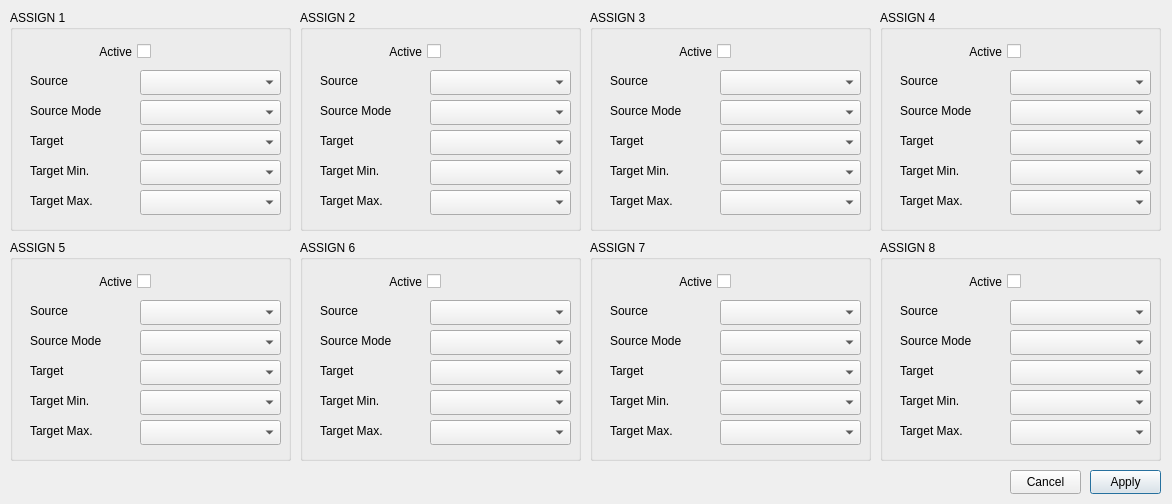
<?xml version="1.0" encoding="UTF-8"?>
<ui version="4.0">
 <class>BossRc500AssignDialog</class>
 <widget class="QDialog" name="BossRc500AssignDialog">
  <property name="geometry">
   <rect>
    <x>0</x>
    <y>0</y>
    <width>1172</width>
    <height>504</height>
   </rect>
  </property>
  <property name="windowTitle">
   <string>Dialog</string>
  </property>
  <widget class="QGroupBox" name="gp_Assign1">
   <property name="geometry">
    <rect>
     <x>10</x>
     <y>10</y>
     <width>281</width>
     <height>221</height>
    </rect>
   </property>
   <property name="title">
    <string>ASSIGN 1</string>
   </property>
   <widget class="QCheckBox" name="assign1_Assign">
    <property name="geometry">
     <rect>
      <x>10</x>
      <y>30</y>
      <width>131</width>
      <height>23</height>
     </rect>
    </property>
    <property name="layoutDirection">
     <enum>Qt::RightToLeft</enum>
    </property>
    <property name="text">
     <string>Active</string>
    </property>
   </widget>
   <widget class="QLabel" name="label_assign1_Source">
    <property name="geometry">
     <rect>
      <x>20</x>
      <y>60</y>
      <width>101</width>
      <height>21</height>
     </rect>
    </property>
    <property name="text">
     <string>Source</string>
    </property>
   </widget>
   <widget class="QComboBox" name="assign1_Source">
    <property name="geometry">
     <rect>
      <x>130</x>
      <y>60</y>
      <width>141</width>
      <height>25</height>
     </rect>
    </property>
   </widget>
   <widget class="QComboBox" name="assign1_SourceMode">
    <property name="geometry">
     <rect>
      <x>130</x>
      <y>90</y>
      <width>141</width>
      <height>25</height>
     </rect>
    </property>
   </widget>
   <widget class="QLabel" name="label_assign1_SourceMode">
    <property name="geometry">
     <rect>
      <x>20</x>
      <y>90</y>
      <width>101</width>
      <height>21</height>
     </rect>
    </property>
    <property name="text">
     <string>Source Mode</string>
    </property>
   </widget>
   <widget class="QLabel" name="label_assign1_Target">
    <property name="geometry">
     <rect>
      <x>20</x>
      <y>120</y>
      <width>101</width>
      <height>21</height>
     </rect>
    </property>
    <property name="text">
     <string>Target</string>
    </property>
   </widget>
   <widget class="QComboBox" name="assign1_Target">
    <property name="geometry">
     <rect>
      <x>130</x>
      <y>120</y>
      <width>141</width>
      <height>25</height>
     </rect>
    </property>
   </widget>
   <widget class="QLabel" name="label_assign1_TargetMin">
    <property name="geometry">
     <rect>
      <x>20</x>
      <y>150</y>
      <width>101</width>
      <height>21</height>
     </rect>
    </property>
    <property name="text">
     <string>Target Min.</string>
    </property>
   </widget>
   <widget class="QLabel" name="label_assign1_TargetMax">
    <property name="geometry">
     <rect>
      <x>20</x>
      <y>180</y>
      <width>101</width>
      <height>21</height>
     </rect>
    </property>
    <property name="text">
     <string>Target Max.</string>
    </property>
   </widget>
   <widget class="QComboBox" name="assign1_TargetMin">
    <property name="geometry">
     <rect>
      <x>130</x>
      <y>150</y>
      <width>141</width>
      <height>25</height>
     </rect>
    </property>
   </widget>
   <widget class="QComboBox" name="assign1_TargetMax">
    <property name="geometry">
     <rect>
      <x>130</x>
      <y>180</y>
      <width>141</width>
      <height>25</height>
     </rect>
    </property>
   </widget>
  </widget>
  <widget class="QGroupBox" name="gp_Assign2">
   <property name="geometry">
    <rect>
     <x>300</x>
     <y>10</y>
     <width>281</width>
     <height>221</height>
    </rect>
   </property>
   <property name="title">
    <string>ASSIGN 2</string>
   </property>
   <widget class="QCheckBox" name="assign2_Assign">
    <property name="geometry">
     <rect>
      <x>10</x>
      <y>30</y>
      <width>131</width>
      <height>23</height>
     </rect>
    </property>
    <property name="layoutDirection">
     <enum>Qt::RightToLeft</enum>
    </property>
    <property name="text">
     <string>Active</string>
    </property>
   </widget>
   <widget class="QLabel" name="label_assign2_Source">
    <property name="geometry">
     <rect>
      <x>20</x>
      <y>60</y>
      <width>101</width>
      <height>21</height>
     </rect>
    </property>
    <property name="text">
     <string>Source</string>
    </property>
   </widget>
   <widget class="QComboBox" name="assign2_Source">
    <property name="geometry">
     <rect>
      <x>130</x>
      <y>60</y>
      <width>141</width>
      <height>25</height>
     </rect>
    </property>
   </widget>
   <widget class="QComboBox" name="assign2_SourceMode">
    <property name="geometry">
     <rect>
      <x>130</x>
      <y>90</y>
      <width>141</width>
      <height>25</height>
     </rect>
    </property>
   </widget>
   <widget class="QLabel" name="label_assign2_SourceMode">
    <property name="geometry">
     <rect>
      <x>20</x>
      <y>90</y>
      <width>101</width>
      <height>21</height>
     </rect>
    </property>
    <property name="text">
     <string>Source Mode</string>
    </property>
   </widget>
   <widget class="QLabel" name="label_assign2_Target">
    <property name="geometry">
     <rect>
      <x>20</x>
      <y>120</y>
      <width>101</width>
      <height>21</height>
     </rect>
    </property>
    <property name="text">
     <string>Target</string>
    </property>
   </widget>
   <widget class="QComboBox" name="assign2_Target">
    <property name="geometry">
     <rect>
      <x>130</x>
      <y>120</y>
      <width>141</width>
      <height>25</height>
     </rect>
    </property>
   </widget>
   <widget class="QLabel" name="label_assign2_TargetMin">
    <property name="geometry">
     <rect>
      <x>20</x>
      <y>150</y>
      <width>101</width>
      <height>21</height>
     </rect>
    </property>
    <property name="text">
     <string>Target Min.</string>
    </property>
   </widget>
   <widget class="QLabel" name="label_assign2_TargetMax">
    <property name="geometry">
     <rect>
      <x>20</x>
      <y>180</y>
      <width>101</width>
      <height>21</height>
     </rect>
    </property>
    <property name="text">
     <string>Target Max.</string>
    </property>
   </widget>
   <widget class="QComboBox" name="assign2_TargetMax">
    <property name="geometry">
     <rect>
      <x>130</x>
      <y>180</y>
      <width>141</width>
      <height>25</height>
     </rect>
    </property>
   </widget>
   <widget class="QComboBox" name="assign2_TargetMin">
    <property name="geometry">
     <rect>
      <x>130</x>
      <y>150</y>
      <width>141</width>
      <height>25</height>
     </rect>
    </property>
   </widget>
  </widget>
  <widget class="QGroupBox" name="gp_Assign3">
   <property name="geometry">
    <rect>
     <x>590</x>
     <y>10</y>
     <width>281</width>
     <height>221</height>
    </rect>
   </property>
   <property name="title">
    <string>ASSIGN 3</string>
   </property>
   <widget class="QCheckBox" name="assign3_Assign">
    <property name="geometry">
     <rect>
      <x>10</x>
      <y>30</y>
      <width>131</width>
      <height>23</height>
     </rect>
    </property>
    <property name="layoutDirection">
     <enum>Qt::RightToLeft</enum>
    </property>
    <property name="text">
     <string>Active</string>
    </property>
   </widget>
   <widget class="QLabel" name="label_assign3_Source">
    <property name="geometry">
     <rect>
      <x>20</x>
      <y>60</y>
      <width>101</width>
      <height>21</height>
     </rect>
    </property>
    <property name="text">
     <string>Source</string>
    </property>
   </widget>
   <widget class="QComboBox" name="assign3_Source">
    <property name="geometry">
     <rect>
      <x>130</x>
      <y>60</y>
      <width>141</width>
      <height>25</height>
     </rect>
    </property>
   </widget>
   <widget class="QComboBox" name="assign3_SourceMode">
    <property name="geometry">
     <rect>
      <x>130</x>
      <y>90</y>
      <width>141</width>
      <height>25</height>
     </rect>
    </property>
   </widget>
   <widget class="QLabel" name="label_assign3_SourceMode">
    <property name="geometry">
     <rect>
      <x>20</x>
      <y>90</y>
      <width>101</width>
      <height>21</height>
     </rect>
    </property>
    <property name="text">
     <string>Source Mode</string>
    </property>
   </widget>
   <widget class="QLabel" name="label_assign3_Target">
    <property name="geometry">
     <rect>
      <x>20</x>
      <y>120</y>
      <width>101</width>
      <height>21</height>
     </rect>
    </property>
    <property name="text">
     <string>Target</string>
    </property>
   </widget>
   <widget class="QComboBox" name="assign3_Target">
    <property name="geometry">
     <rect>
      <x>130</x>
      <y>120</y>
      <width>141</width>
      <height>25</height>
     </rect>
    </property>
   </widget>
   <widget class="QLabel" name="label_assign3_TargetMin">
    <property name="geometry">
     <rect>
      <x>20</x>
      <y>150</y>
      <width>101</width>
      <height>21</height>
     </rect>
    </property>
    <property name="text">
     <string>Target Min.</string>
    </property>
   </widget>
   <widget class="QLabel" name="label_assign3_TargetMax">
    <property name="geometry">
     <rect>
      <x>20</x>
      <y>180</y>
      <width>101</width>
      <height>21</height>
     </rect>
    </property>
    <property name="text">
     <string>Target Max.</string>
    </property>
   </widget>
   <widget class="QComboBox" name="assign3_TargetMin">
    <property name="geometry">
     <rect>
      <x>130</x>
      <y>150</y>
      <width>141</width>
      <height>25</height>
     </rect>
    </property>
   </widget>
   <widget class="QComboBox" name="assign3_TargetMax">
    <property name="geometry">
     <rect>
      <x>130</x>
      <y>180</y>
      <width>141</width>
      <height>25</height>
     </rect>
    </property>
   </widget>
  </widget>
  <widget class="QGroupBox" name="gp_Assign4">
   <property name="geometry">
    <rect>
     <x>880</x>
     <y>10</y>
     <width>281</width>
     <height>221</height>
    </rect>
   </property>
   <property name="title">
    <string>ASSIGN 4</string>
   </property>
   <widget class="QCheckBox" name="assign4_Assign">
    <property name="geometry">
     <rect>
      <x>10</x>
      <y>30</y>
      <width>131</width>
      <height>23</height>
     </rect>
    </property>
    <property name="layoutDirection">
     <enum>Qt::RightToLeft</enum>
    </property>
    <property name="text">
     <string>Active</string>
    </property>
   </widget>
   <widget class="QLabel" name="label_assign4_Source">
    <property name="geometry">
     <rect>
      <x>20</x>
      <y>60</y>
      <width>101</width>
      <height>21</height>
     </rect>
    </property>
    <property name="text">
     <string>Source</string>
    </property>
   </widget>
   <widget class="QComboBox" name="assign4_Source">
    <property name="geometry">
     <rect>
      <x>130</x>
      <y>60</y>
      <width>141</width>
      <height>25</height>
     </rect>
    </property>
   </widget>
   <widget class="QComboBox" name="assign4_SourceMode">
    <property name="geometry">
     <rect>
      <x>130</x>
      <y>90</y>
      <width>141</width>
      <height>25</height>
     </rect>
    </property>
   </widget>
   <widget class="QLabel" name="label_assign4_SourceMode">
    <property name="geometry">
     <rect>
      <x>20</x>
      <y>90</y>
      <width>101</width>
      <height>21</height>
     </rect>
    </property>
    <property name="text">
     <string>Source Mode</string>
    </property>
   </widget>
   <widget class="QLabel" name="label_assign4_Target">
    <property name="geometry">
     <rect>
      <x>20</x>
      <y>120</y>
      <width>101</width>
      <height>21</height>
     </rect>
    </property>
    <property name="text">
     <string>Target</string>
    </property>
   </widget>
   <widget class="QComboBox" name="assign4_Target">
    <property name="geometry">
     <rect>
      <x>130</x>
      <y>120</y>
      <width>141</width>
      <height>25</height>
     </rect>
    </property>
   </widget>
   <widget class="QLabel" name="label_assign4_TargetMin">
    <property name="geometry">
     <rect>
      <x>20</x>
      <y>150</y>
      <width>101</width>
      <height>21</height>
     </rect>
    </property>
    <property name="text">
     <string>Target Min.</string>
    </property>
   </widget>
   <widget class="QLabel" name="label_assign4_TargetMax">
    <property name="geometry">
     <rect>
      <x>20</x>
      <y>180</y>
      <width>101</width>
      <height>21</height>
     </rect>
    </property>
    <property name="text">
     <string>Target Max.</string>
    </property>
   </widget>
   <widget class="QComboBox" name="assign4_TargetMin">
    <property name="geometry">
     <rect>
      <x>130</x>
      <y>150</y>
      <width>141</width>
      <height>25</height>
     </rect>
    </property>
   </widget>
   <widget class="QComboBox" name="assign4_TargetMax">
    <property name="geometry">
     <rect>
      <x>130</x>
      <y>180</y>
      <width>141</width>
      <height>25</height>
     </rect>
    </property>
   </widget>
  </widget>
  <widget class="QGroupBox" name="gp_Assign5">
   <property name="geometry">
    <rect>
     <x>10</x>
     <y>240</y>
     <width>281</width>
     <height>221</height>
    </rect>
   </property>
   <property name="title">
    <string>ASSIGN 5</string>
   </property>
   <widget class="QCheckBox" name="assign5_Assign">
    <property name="geometry">
     <rect>
      <x>10</x>
      <y>30</y>
      <width>131</width>
      <height>23</height>
     </rect>
    </property>
    <property name="layoutDirection">
     <enum>Qt::RightToLeft</enum>
    </property>
    <property name="text">
     <string>Active</string>
    </property>
   </widget>
   <widget class="QLabel" name="label_assign5_Source">
    <property name="geometry">
     <rect>
      <x>20</x>
      <y>60</y>
      <width>101</width>
      <height>21</height>
     </rect>
    </property>
    <property name="text">
     <string>Source</string>
    </property>
   </widget>
   <widget class="QComboBox" name="assign5_Source">
    <property name="geometry">
     <rect>
      <x>130</x>
      <y>60</y>
      <width>141</width>
      <height>25</height>
     </rect>
    </property>
   </widget>
   <widget class="QComboBox" name="assign5_SourceMode">
    <property name="geometry">
     <rect>
      <x>130</x>
      <y>90</y>
      <width>141</width>
      <height>25</height>
     </rect>
    </property>
   </widget>
   <widget class="QLabel" name="label_assign5_SourceMode">
    <property name="geometry">
     <rect>
      <x>20</x>
      <y>90</y>
      <width>101</width>
      <height>21</height>
     </rect>
    </property>
    <property name="text">
     <string>Source Mode</string>
    </property>
   </widget>
   <widget class="QLabel" name="label_assign5_Target">
    <property name="geometry">
     <rect>
      <x>20</x>
      <y>120</y>
      <width>101</width>
      <height>21</height>
     </rect>
    </property>
    <property name="text">
     <string>Target</string>
    </property>
   </widget>
   <widget class="QComboBox" name="assign5_Target">
    <property name="geometry">
     <rect>
      <x>130</x>
      <y>120</y>
      <width>141</width>
      <height>25</height>
     </rect>
    </property>
   </widget>
   <widget class="QLabel" name="label_assign5_TargetMin">
    <property name="geometry">
     <rect>
      <x>20</x>
      <y>150</y>
      <width>101</width>
      <height>21</height>
     </rect>
    </property>
    <property name="text">
     <string>Target Min.</string>
    </property>
   </widget>
   <widget class="QLabel" name="label_assign5_TargetMax">
    <property name="geometry">
     <rect>
      <x>20</x>
      <y>180</y>
      <width>101</width>
      <height>21</height>
     </rect>
    </property>
    <property name="text">
     <string>Target Max.</string>
    </property>
   </widget>
   <widget class="QComboBox" name="assign5_TargetMin">
    <property name="geometry">
     <rect>
      <x>130</x>
      <y>150</y>
      <width>141</width>
      <height>25</height>
     </rect>
    </property>
   </widget>
   <widget class="QComboBox" name="assign5_TargetMax">
    <property name="geometry">
     <rect>
      <x>130</x>
      <y>180</y>
      <width>141</width>
      <height>25</height>
     </rect>
    </property>
   </widget>
  </widget>
  <widget class="QGroupBox" name="gp_Assign6">
   <property name="geometry">
    <rect>
     <x>300</x>
     <y>240</y>
     <width>281</width>
     <height>221</height>
    </rect>
   </property>
   <property name="title">
    <string>ASSIGN 6</string>
   </property>
   <widget class="QCheckBox" name="assign6_Assign">
    <property name="geometry">
     <rect>
      <x>10</x>
      <y>30</y>
      <width>131</width>
      <height>23</height>
     </rect>
    </property>
    <property name="layoutDirection">
     <enum>Qt::RightToLeft</enum>
    </property>
    <property name="text">
     <string>Active</string>
    </property>
   </widget>
   <widget class="QLabel" name="label_assign6_Source">
    <property name="geometry">
     <rect>
      <x>20</x>
      <y>60</y>
      <width>101</width>
      <height>21</height>
     </rect>
    </property>
    <property name="text">
     <string>Source</string>
    </property>
   </widget>
   <widget class="QComboBox" name="assign6_Source">
    <property name="geometry">
     <rect>
      <x>130</x>
      <y>60</y>
      <width>141</width>
      <height>25</height>
     </rect>
    </property>
   </widget>
   <widget class="QComboBox" name="assign6_SourceMode">
    <property name="geometry">
     <rect>
      <x>130</x>
      <y>90</y>
      <width>141</width>
      <height>25</height>
     </rect>
    </property>
   </widget>
   <widget class="QLabel" name="label_assign6_SourceMode">
    <property name="geometry">
     <rect>
      <x>20</x>
      <y>90</y>
      <width>101</width>
      <height>21</height>
     </rect>
    </property>
    <property name="text">
     <string>Source Mode</string>
    </property>
   </widget>
   <widget class="QLabel" name="label_assign6_Target">
    <property name="geometry">
     <rect>
      <x>20</x>
      <y>120</y>
      <width>101</width>
      <height>21</height>
     </rect>
    </property>
    <property name="text">
     <string>Target</string>
    </property>
   </widget>
   <widget class="QComboBox" name="assign6_Target">
    <property name="geometry">
     <rect>
      <x>130</x>
      <y>120</y>
      <width>141</width>
      <height>25</height>
     </rect>
    </property>
   </widget>
   <widget class="QLabel" name="label_assign6_TargetMin">
    <property name="geometry">
     <rect>
      <x>20</x>
      <y>150</y>
      <width>101</width>
      <height>21</height>
     </rect>
    </property>
    <property name="text">
     <string>Target Min.</string>
    </property>
   </widget>
   <widget class="QLabel" name="label_assign6_TargetMax">
    <property name="geometry">
     <rect>
      <x>20</x>
      <y>180</y>
      <width>101</width>
      <height>21</height>
     </rect>
    </property>
    <property name="text">
     <string>Target Max.</string>
    </property>
   </widget>
   <widget class="QComboBox" name="assign6_TargetMin">
    <property name="geometry">
     <rect>
      <x>130</x>
      <y>150</y>
      <width>141</width>
      <height>25</height>
     </rect>
    </property>
   </widget>
   <widget class="QComboBox" name="assign6_TargetMax">
    <property name="geometry">
     <rect>
      <x>130</x>
      <y>180</y>
      <width>141</width>
      <height>25</height>
     </rect>
    </property>
   </widget>
  </widget>
  <widget class="QGroupBox" name="gp_Assign7">
   <property name="geometry">
    <rect>
     <x>590</x>
     <y>240</y>
     <width>281</width>
     <height>221</height>
    </rect>
   </property>
   <property name="title">
    <string>ASSIGN 7</string>
   </property>
   <widget class="QCheckBox" name="assign7_Assign">
    <property name="geometry">
     <rect>
      <x>10</x>
      <y>30</y>
      <width>131</width>
      <height>23</height>
     </rect>
    </property>
    <property name="layoutDirection">
     <enum>Qt::RightToLeft</enum>
    </property>
    <property name="text">
     <string>Active</string>
    </property>
   </widget>
   <widget class="QLabel" name="label_assign7_Source">
    <property name="geometry">
     <rect>
      <x>20</x>
      <y>60</y>
      <width>101</width>
      <height>21</height>
     </rect>
    </property>
    <property name="text">
     <string>Source</string>
    </property>
   </widget>
   <widget class="QComboBox" name="assign7_Source">
    <property name="geometry">
     <rect>
      <x>130</x>
      <y>60</y>
      <width>141</width>
      <height>25</height>
     </rect>
    </property>
   </widget>
   <widget class="QComboBox" name="assign7_SourceMode">
    <property name="geometry">
     <rect>
      <x>130</x>
      <y>90</y>
      <width>141</width>
      <height>25</height>
     </rect>
    </property>
   </widget>
   <widget class="QLabel" name="label_assign7_SourceMode">
    <property name="geometry">
     <rect>
      <x>20</x>
      <y>90</y>
      <width>101</width>
      <height>21</height>
     </rect>
    </property>
    <property name="text">
     <string>Source Mode</string>
    </property>
   </widget>
   <widget class="QLabel" name="label_assign7_Target">
    <property name="geometry">
     <rect>
      <x>20</x>
      <y>120</y>
      <width>101</width>
      <height>21</height>
     </rect>
    </property>
    <property name="text">
     <string>Target</string>
    </property>
   </widget>
   <widget class="QComboBox" name="assign7_Target">
    <property name="geometry">
     <rect>
      <x>130</x>
      <y>120</y>
      <width>141</width>
      <height>25</height>
     </rect>
    </property>
   </widget>
   <widget class="QLabel" name="label_assign7_TargetMin">
    <property name="geometry">
     <rect>
      <x>20</x>
      <y>150</y>
      <width>101</width>
      <height>21</height>
     </rect>
    </property>
    <property name="text">
     <string>Target Min.</string>
    </property>
   </widget>
   <widget class="QLabel" name="label_assign7_TargetMax">
    <property name="geometry">
     <rect>
      <x>20</x>
      <y>180</y>
      <width>101</width>
      <height>21</height>
     </rect>
    </property>
    <property name="text">
     <string>Target Max.</string>
    </property>
   </widget>
   <widget class="QComboBox" name="assign7_TargetMin">
    <property name="geometry">
     <rect>
      <x>130</x>
      <y>150</y>
      <width>141</width>
      <height>25</height>
     </rect>
    </property>
   </widget>
   <widget class="QComboBox" name="assign7_TargetMax">
    <property name="geometry">
     <rect>
      <x>130</x>
      <y>180</y>
      <width>141</width>
      <height>25</height>
     </rect>
    </property>
   </widget>
  </widget>
  <widget class="QGroupBox" name="gp_Assign8">
   <property name="geometry">
    <rect>
     <x>880</x>
     <y>240</y>
     <width>281</width>
     <height>221</height>
    </rect>
   </property>
   <property name="title">
    <string>ASSIGN 8</string>
   </property>
   <widget class="QCheckBox" name="assign8_Assign">
    <property name="geometry">
     <rect>
      <x>10</x>
      <y>30</y>
      <width>131</width>
      <height>23</height>
     </rect>
    </property>
    <property name="layoutDirection">
     <enum>Qt::RightToLeft</enum>
    </property>
    <property name="text">
     <string>Active</string>
    </property>
   </widget>
   <widget class="QLabel" name="label_assign8_Source">
    <property name="geometry">
     <rect>
      <x>20</x>
      <y>60</y>
      <width>101</width>
      <height>21</height>
     </rect>
    </property>
    <property name="text">
     <string>Source</string>
    </property>
   </widget>
   <widget class="QComboBox" name="assign8_Source">
    <property name="geometry">
     <rect>
      <x>130</x>
      <y>60</y>
      <width>141</width>
      <height>25</height>
     </rect>
    </property>
   </widget>
   <widget class="QComboBox" name="assign8_SourceMode">
    <property name="geometry">
     <rect>
      <x>130</x>
      <y>90</y>
      <width>141</width>
      <height>25</height>
     </rect>
    </property>
   </widget>
   <widget class="QLabel" name="label_assign8_SourceMode">
    <property name="geometry">
     <rect>
      <x>20</x>
      <y>90</y>
      <width>101</width>
      <height>21</height>
     </rect>
    </property>
    <property name="text">
     <string>Source Mode</string>
    </property>
   </widget>
   <widget class="QLabel" name="label_assign8_Target">
    <property name="geometry">
     <rect>
      <x>20</x>
      <y>120</y>
      <width>101</width>
      <height>21</height>
     </rect>
    </property>
    <property name="text">
     <string>Target</string>
    </property>
   </widget>
   <widget class="QComboBox" name="assign8_Target">
    <property name="geometry">
     <rect>
      <x>130</x>
      <y>120</y>
      <width>141</width>
      <height>25</height>
     </rect>
    </property>
   </widget>
   <widget class="QLabel" name="label_assign8_TargetMin">
    <property name="geometry">
     <rect>
      <x>20</x>
      <y>150</y>
      <width>101</width>
      <height>21</height>
     </rect>
    </property>
    <property name="text">
     <string>Target Min.</string>
    </property>
   </widget>
   <widget class="QLabel" name="label_assign8_TargetMax">
    <property name="geometry">
     <rect>
      <x>20</x>
      <y>180</y>
      <width>101</width>
      <height>21</height>
     </rect>
    </property>
    <property name="text">
     <string>Target Max.</string>
    </property>
   </widget>
   <widget class="QComboBox" name="assign8_TargetMin">
    <property name="geometry">
     <rect>
      <x>130</x>
      <y>150</y>
      <width>141</width>
      <height>25</height>
     </rect>
    </property>
   </widget>
   <widget class="QComboBox" name="assign8_TargetMax">
    <property name="geometry">
     <rect>
      <x>130</x>
      <y>180</y>
      <width>141</width>
      <height>25</height>
     </rect>
    </property>
   </widget>
  </widget>
  <widget class="QPushButton" name="button_Apply">
   <property name="geometry">
    <rect>
     <x>1090</x>
     <y>470</y>
     <width>71</width>
     <height>24</height>
    </rect>
   </property>
   <property name="text">
    <string>Apply</string>
   </property>
  </widget>
  <widget class="QPushButton" name="button_Cancel">
   <property name="geometry">
    <rect>
     <x>1010</x>
     <y>470</y>
     <width>71</width>
     <height>24</height>
    </rect>
   </property>
   <property name="text">
    <string>Cancel</string>
   </property>
  </widget>
 </widget>
 <layoutdefault spacing="5" margin="8"/>
 <tabstops>
  <tabstop>assign1_Assign</tabstop>
  <tabstop>assign1_Source</tabstop>
  <tabstop>assign1_SourceMode</tabstop>
  <tabstop>assign1_Target</tabstop>
  <tabstop>assign2_Assign</tabstop>
  <tabstop>assign2_Source</tabstop>
  <tabstop>assign2_SourceMode</tabstop>
  <tabstop>assign2_Target</tabstop>
  <tabstop>assign3_Assign</tabstop>
  <tabstop>assign3_Source</tabstop>
  <tabstop>assign3_SourceMode</tabstop>
  <tabstop>assign3_Target</tabstop>
  <tabstop>assign4_Assign</tabstop>
  <tabstop>assign4_Source</tabstop>
  <tabstop>assign4_SourceMode</tabstop>
  <tabstop>assign4_Target</tabstop>
  <tabstop>assign5_Assign</tabstop>
  <tabstop>assign5_Source</tabstop>
  <tabstop>assign5_SourceMode</tabstop>
  <tabstop>assign5_Target</tabstop>
  <tabstop>assign6_Assign</tabstop>
  <tabstop>assign6_Source</tabstop>
  <tabstop>assign6_SourceMode</tabstop>
  <tabstop>assign6_Target</tabstop>
  <tabstop>assign7_Assign</tabstop>
  <tabstop>assign7_Source</tabstop>
  <tabstop>assign7_SourceMode</tabstop>
  <tabstop>assign7_Target</tabstop>
  <tabstop>assign8_Assign</tabstop>
  <tabstop>assign8_Source</tabstop>
  <tabstop>assign8_SourceMode</tabstop>
  <tabstop>assign8_Target</tabstop>
  <tabstop>button_Cancel</tabstop>
  <tabstop>button_Apply</tabstop>
 </tabstops>
 <resources/>
 <connections/>
 <designerdata>
  <property name="gridDeltaX">
   <number>10</number>
  </property>
  <property name="gridDeltaY">
   <number>10</number>
  </property>
  <property name="gridSnapX">
   <bool>true</bool>
  </property>
  <property name="gridSnapY">
   <bool>true</bool>
  </property>
  <property name="gridVisible">
   <bool>false</bool>
  </property>
 </designerdata>
</ui>
